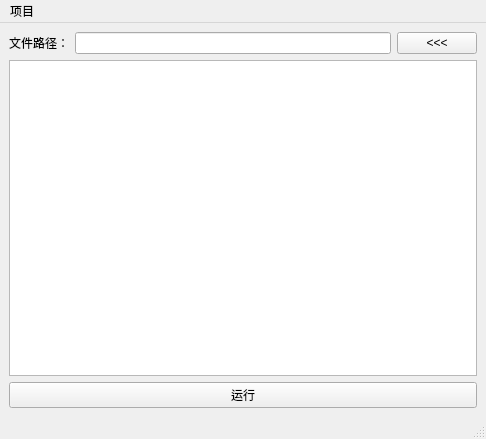
<?xml version="1.0" encoding="UTF-8"?>
<ui version="4.0">
 <class>MainWindow</class>
 <widget class="QMainWindow" name="MainWindow">
  <property name="geometry">
   <rect>
    <x>0</x>
    <y>0</y>
    <width>486</width>
    <height>439</height>
   </rect>
  </property>
  <property name="windowTitle">
   <string>MainWindow</string>
  </property>
  <widget class="QWidget" name="centralwidget">
   <layout class="QGridLayout" name="gridLayout_2">
    <item row="0" column="0">
     <layout class="QGridLayout" name="gridLayout">
      <item row="0" column="0">
       <layout class="QHBoxLayout" name="horizontalLayout">
        <item>
         <widget class="QLabel" name="filepath_Lb">
          <property name="text">
           <string>文件路径：</string>
          </property>
         </widget>
        </item>
        <item>
         <widget class="QLineEdit" name="filepath_Le"/>
        </item>
        <item>
         <widget class="QPushButton" name="filepath_Btn">
          <property name="text">
           <string>&lt;&lt;&lt;</string>
          </property>
         </widget>
        </item>
       </layout>
      </item>
      <item row="2" column="0">
       <widget class="QPushButton" name="run_Btn">
        <property name="text">
         <string>运行</string>
        </property>
       </widget>
      </item>
      <item row="1" column="0">
       <widget class="QTableWidget" name="file_Tv"/>
      </item>
     </layout>
    </item>
   </layout>
  </widget>
  <widget class="QMenuBar" name="menubar">
   <property name="geometry">
    <rect>
     <x>0</x>
     <y>0</y>
     <width>486</width>
     <height>26</height>
    </rect>
   </property>
   <widget class="QMenu" name="proj_menu">
    <property name="title">
     <string>项目</string>
    </property>
    <widget class="QMenu" name="menu_2">
     <property name="title">
      <string>测试项目</string>
     </property>
     <addaction name="actiondi"/>
     <addaction name="separator"/>
     <addaction name="actiongao"/>
    </widget>
    <addaction name="proj_setting_menu"/>
    <addaction name="separator"/>
    <addaction name="menu_2"/>
   </widget>
   <addaction name="proj_menu"/>
  </widget>
  <widget class="QStatusBar" name="statusbar"/>
  <action name="proj_setting_menu">
   <property name="text">
    <string>设置</string>
   </property>
  </action>
  <action name="actiondi">
   <property name="checkable">
    <bool>true</bool>
   </property>
   <property name="text">
    <string>低质量</string>
   </property>
  </action>
  <action name="actiongao">
   <property name="checkable">
    <bool>true</bool>
   </property>
   <property name="text">
    <string>高质量</string>
   </property>
  </action>
 </widget>
 <resources/>
 <connections/>
</ui>
